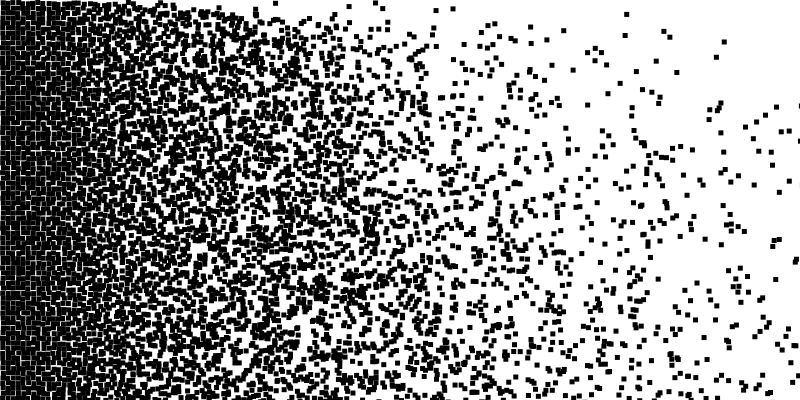
Frame 1 (no input)
Frame 60 (the mouse pressed at the canvas centre just before this capture): identical to frame 1, image omitted
Frame 120 (the mouse held since frame 60 and released just before this capture): identical to frame 1, image omitted

The Processing sketch that drew this single still picture (run headless with seeded random() and noise(); from frame 60 on, the mouse is pressed at the canvas centre):

// Processing sketch: processing_24129
// ── processing_24129.pde

//Alex Polglase
 
//Check PDf EXPORT on processing.org
  
//what happens if you change these both to 50? what are they doing to the pattern?
int patternSeperationX = 5;
int patternSeperationY = 5;
  
float position = 1.001;
float trans = 255;
 
void setup(){
  size(800,400);
background (255);
    
  //the white box simply shows you the space your pattern gets drawn in
  fill(255);
  noStroke();
  rect(0,0,patternSeperationX,patternSeperationY);
  stroke(0);
    
  for(int i = 0; i < width/patternSeperationX; i++){
      for(int j = 0; j < height/patternSeperationY; j++){
        pushMatrix();
        translate(i*patternSeperationX, j*patternSeperationY);
        yourFunction();
        popMatrix();
      }
  }
    
}
  
  
void draw()
{

}
  
  
void yourFunction(){

  noStroke ();
  fill (0);
  rect (random (0,position),random (0,position),5,5);

  position = position * 1.00091;
  trans = trans - 0.1;
}
  

 
 
   
  
